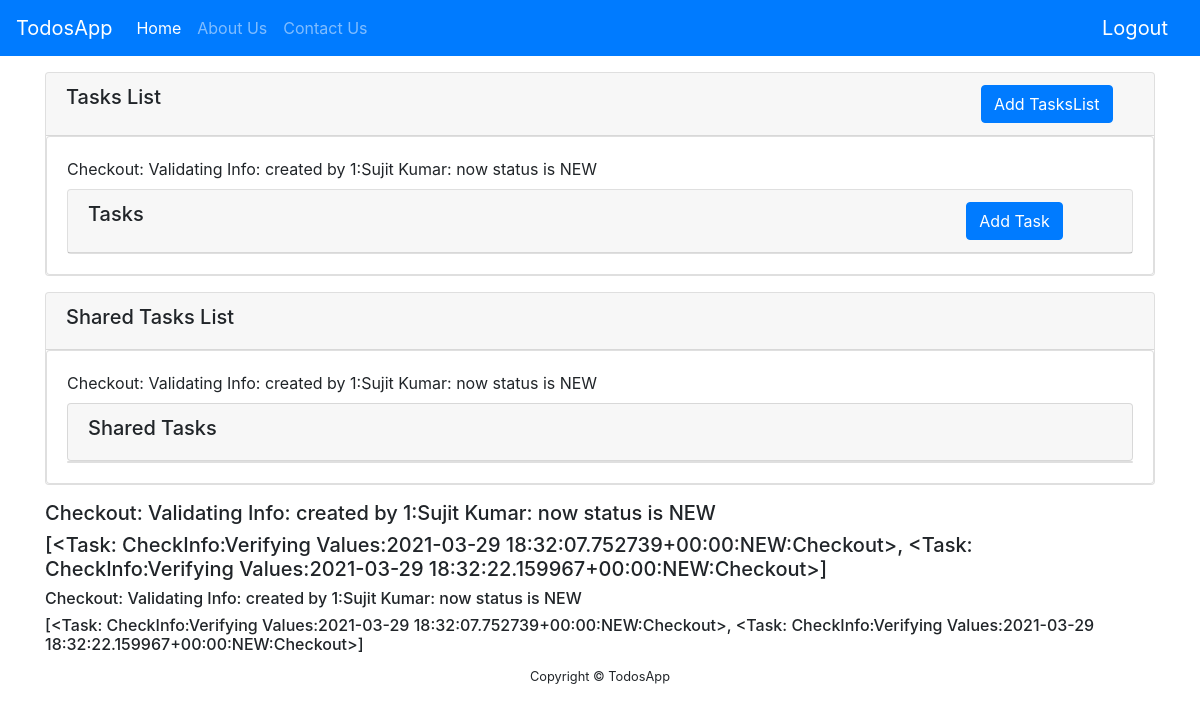
Screenshot of /todos/ (signed in) with the database file from the repository.
### todos/models.py (models this page shows)
class TasksList(models.Model):
    list_name=models.CharField(max_length=30)
    descriptions=models.CharField(max_length=200)
    status=models.CharField(max_length=20)
    user=models.ForeignKey(User, on_delete=models.CASCADE)
    def __str__(self):
        return self.list_name+': '+self.descriptions+': created by '+str(self.user.id)+':'+self.user.name+': now status is '+self.status

class Task(models.Model):
    title=models.CharField(max_length=30)
    descriptions=models.CharField(max_length=200)
    status=models.CharField(max_length=20)
    created=models.DateTimeField()
    taskslist=models.ForeignKey(TasksList,on_delete=(models.CASCADE))
    def __str__(self):
        return self.title+':'+self.descriptions+':'+str(self.created)+':'+self.status+':'+self.taskslist.list_name

### account/models.py (models this page shows, shortened)
class User(models.Model):
    user_name=models.CharField(max_length=100, unique=True, null=False, default="username")
    name=models.CharField(max_length=30)
    password=models.CharField(max_length=30)
    email=models.EmailField(max_length=70, unique=True, null=False, default="example@gmail.com")

### todos/views.py (the view)
# urls.py: 2. Add a URL to urlpatterns:  path('', views.home, name='home')
def home(request):
    if 'sessionuser_id' not in request.session:
        return redirect('account:login')
    sessionuser = User.objects.get(pk=int(request.session['sessionuser_id']))
    taskslists=list()
    for taskslist in TasksList.objects.filter(user=User.objects.get(pk=sessionuser.id)):
        tasksandtaskslist=list()
        tasks=list()
        for task in Task.objects.filter(taskslist=taskslist):
            tasks.append(task)
        tasksandtaskslist.append(taskslist)
        tasksandtaskslist.append(tasks)
        taskslists.append(tasksandtaskslist)
    sharedtaskslists=list()
    for sharedtaskslist in SharedTasksList.objects.filter(withuser=User.objects.get(pk=sessionuser.id)):
        for taskslist_ref in TasksList.objects.filter(id=sharedtaskslist.sharedtaskslist.id):
            sharedtasksandtaskslist=list()
            sharedtasks=list()
            for task in Task.objects.filter(taskslist=taskslist_ref):
                sharedtasks.append(task)
            sharedtasksandtaskslist.append(taskslist_ref)
            sharedtasksandtaskslist.append(sharedtasks)
            sharedtaskslists.append(sharedtasksandtaskslist)
    context=dict()
    if taskslists:
        context['taskslists']=taskslists
    else:
        context['taskslists']=[]
    '''
    if tasks:
        context['tasks']=tasks
    else:
        context['sharedtaskslists':'No tasks']
    '''
    if sharedtaskslists:
        context['sharedtaskslists']=sharedtaskslists
    else:
        context['sharedtaskslists']=[]
    '''
    if sharedtasks:
        context['sharedtasks']=sharedtasks
    else:
        context['sharedtasks':'No sharedtasks']
    '''
    return render(request, 'todos.html',context)

### templates/todos/todos.html (shortened to what this page needs)
{% extends 'base.html' %}
{% load static %}
{% block loginsignupblock %}
    {% if 'sessionuser_id' in request.session %}
    <a class="navbar-brand" href="/account/logout/">Logout</a>
    {% endif %}
{% endblock %}
{% block todoshome %}
<div class="container">
  <div class="card my-3">
    <div class="card-header">
      <div class="row">
        <div class="col-sm-10" type="button" data-toggle="collapse" data-target="#collapseTasksList"
          aria-expanded="false" aria-controls="collapseTasksList">
          <h5>Tasks List</h5>
        </div>
        <div class="col-sm-2">
          <button class="btn btn-primary" type="button" data-toggle="collapse" data-target="#collapseTasksListForm"
            aria-expanded="false" aria-controls="collapseTasksListForm">
            Add TasksList
          </button>
        </div>
      </div>
    </div>
    <div class="collapse show" id="collapseTasksList">
      {% if taskslists %}
      {% for taskslist, tasks in taskslists %}
      <div class="card card-body">
        <label>
          {{taskslist}}
        </label>
        <div class="card">
          <div class="card-header">
            <div class="row">
              <div class="col-sm-10" type="button" data-toggle="collapse"
                data-target="#collapseTasks{{ forloop.counter }}" aria-expanded="false" aria-controls="collapseTasks">
                <h5>Tasks</h5>
              </div>
              <div class="col-sm-2">
                <button class="btn btn-primary" type="button" data-toggle="collapse"
                  data-target="#collapseTaskForm{{ forloop.counter }}" aria-expanded="false"
                  aria-controls="collapseTaskForm{{ forloop.counter }}">
                  Add Task
                </button>
              </div>
            </div>
          </div>
        </div>
      </div>
      {% endfor %}
      {% else %}
      <div class="card card-body">
        <label>
          No taskslist
        </label>
      </div>
      {% endif %}
    </div>
  </div>
  <div class="card my-3">
    <div class="card-header" type="button" data-toggle="collapse" data-target="#collapseSharedTasksList"
      aria-expanded="false" aria-controls="collapseSharedTasksList">
      <h5>Shared Tasks List</h5>
    </div>
    <div class="collapse show" id="collapseSharedTasksList">
      {% if sharedtaskslists %}
      {% for sharedtaskslist, sharedtasks in sharedtaskslists %}
      <div class="card card-body">
        <label>
          {{sharedtaskslist}}
        </label>
        <div class="card card-header" type="button" data-toggle="collapse"
          data-target="#collapseSharedTasks{{ forloop.counter }}" aria-expanded="false"
          aria-controls="collapseSharedTasks{{ forloop.counter }}">
          <h5>Shared Tasks</h5>
        </div>
        <div class="card">
        </div>
      </div>
      {% endfor %}
      {% else %}
      <div class="card card-body">
        <label>
          No shared taskslist
        </label>
      </div>
      {% endif %}
    </div>
  </div>
  {% if taskslists %}
  {% for taskslist, tasks in taskslists %}
  <h5>{{taskslist}}</h5>
  <h5>{{tasks}}</h5>
  {% endfor %}
  {% else %}
  <h5>No taskslist</h5>
  {% endif %}
  {% if sharedtaskslists %}
  {% for sharedtaskslist, sharedtasks in sharedtaskslists %}
  <h6>{{sharedtaskslist}}</h6>
  <h6>{{sharedtasks}}</h6>
  {% endfor %}
  {% else %}
  <h5>No shared taskslist</h5>
  {% endif %}
</div>
{% endblock %}

### templates/todos/base.html (shortened to what this page needs)
{% load static %}
<!DOCTYPE html>
<html>
<head>
  <link rel="stylesheet" type="text/css" href="{% static 'css/bootstrap.min.css' %}" />
</head>
<body>
  <header>
    <nav class="navbar navbar-expand-md navbar-dark bg-primary">
      <a class="navbar-brand" href="/todos/">TodosApp</a>
      <div class="collapse navbar-collapse" id="navbarNav">
        <ul class="navbar-nav">
          <li class="nav-item active">
            <a class="nav-link" href="/todos/">Home</a>
          </li>
          <li class="nav-item">
            <a class="nav-link" href="/about_us/">About Us</a>
          </li>
          <li class="nav-item">
            <a class="nav-link" href="/contact_us/">Contact Us</a>
          </li>
        </ul>
      </div>
      {% block loginsignupblock %}{% endblock %}
    </nav>
  </header>
  <div>
    {% block todoshome %}{% endblock %}
  </div>
  <footer class="footer">
    <div class="container text-center">
      <small>Copyright &copy; TodosApp</small>
    </div>
  </footer>
</body>
</html>

### rows the page displays
TasksList: list_name+descriptions+user "Checkout: Validating Info: created by 1:Sujit Kumar: now status is NEW", list_name.taskslist_id "[<Task: CheckInfo:Verifying Values:2021-03-29 18:32:07.752739+00:00:NEW:Checkout>, <Task: CheckInfo:Verifying Values:2021-03-29 18:32:22.159967+00:00:NEW:Checkout>]"
